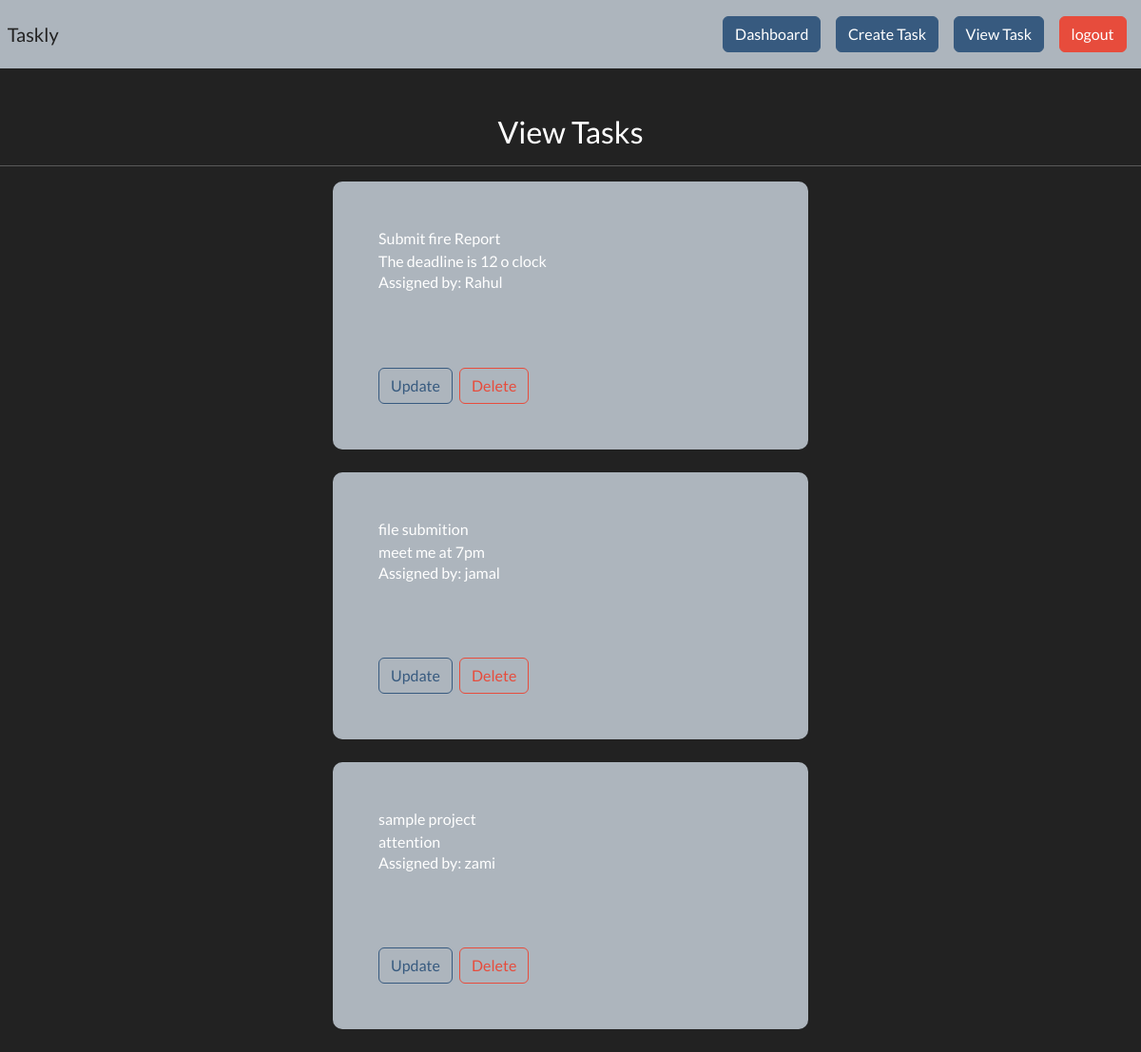
The app's page /view-tasks (signed in) with its own data.
### task_mgt/models.py (models this page shows)
class Task(models.Model):
    title = models.CharField(max_length=85, null=True)
    content = models.CharField(max_length=300, null=True)
    status = models.BooleanField(default=False, help_text='0=default, 1=Hidden',blank=True)
    date_posted = models.DateTimeField(auto_now=True, null=True)
    assignee = models.CharField(max_length=85, null=True, blank=True)
    user = models.ForeignKey(User, max_length=10, on_delete=models.CASCADE, null=True)

### task_mgt/views.py (the view)
# urls.py: path('view-tasks', views.ViewTask, name='view-tasks'),
@login_required(login_url='my-login')
def ViewTask(request):
    current_user = request.user.id
    task = Task.objects.all().filter(user=current_user)
    context={
        'task':task
    }
    return render(request, 'profile/view-task.html', context=context)

### templates/profile/view-task.html (shortened to what this page needs)
{% load static %}
<!DOCTYPE html>
<html>
    <head>
        <link rel="stylesheet"  href="{% static 'css/style.css' %}">
        <link rel="stylesheet"  href="https://bootswatch.com/5/darkly/bootstrap.min.css">
    </head>
    <body>
        {% include "base.html" %}
        <br>
            <h3 class="text-center">View Tasks</h3>
            <hr>
                {% for tsk in task %}
                <div class="container bg-light shadow-md p-5 form_layout" styke="margin-top:20px">
                    {{tsk.title}}
                    <br>
                    {{tsk.content}}
                    <h6>Assigned by: {{tsk.assignee}}</h6>
                    <br><br><br>
                    <a href="{% url 'update-tasks' tsk.id %}" class="btn btn-outline-primary"> Update</a>
                    <a href="{% url 'delete-tasks' tsk.id %}" class="btn btn-outline-danger ms-1"> Delete</a>
                    <br>
                </div>
                <br>
                {% endfor %}
    </body>
</html>

### static/css/style.css (style rules this page uses)
.form_layout { border-radius: 10px; width: 500px !important; }

### records on screen
Task: title "Submit fire Report", content "The deadline is 12 o clock", assignee "Rahul"
Task: title "file submition", content "meet me at 7pm", assignee "jamal"
Task: title "sample project", content "attention", assignee "zami"
